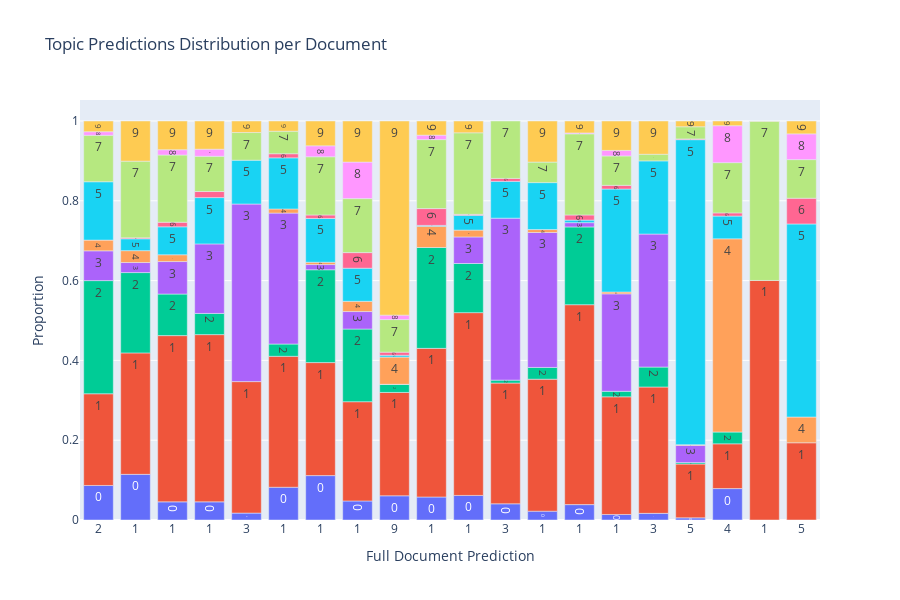

The notebook cell saved with this chart:
### Code cell
import plotly.express as px

fig = px.bar(
    df_merged,
    x='document_id',
    y='Proportion',
    color='Topic Prediction',
    text='Topic Prediction',
    title='Topic Predictions Distribution per Document',
    height=600,
    category_orders={'Topic Prediction': topic_order},
)

fig.update_traces(textposition='inside')
fig.update_layout(
    showlegend=False,
    xaxis_title="Full Document Prediction"
)

doc_ids = df_merged['document_id'].unique()
doc_preds = df_merged.drop_duplicates(subset='document_id')['Document Topic Prediction'].values
custom_tick_labels = [f"{pred}" for pred in doc_preds]

fig.update_xaxes(
    tickmode='array',
    tickvals=doc_ids,
    ticktext=custom_tick_labels,
)


fig.show()

### Figure 1 — Plotly figure (JSON) as saved in the notebook; plotly's stock layout.template omitted (floating-point values rounded to 4 significant figures)
{"data": [{"alignmentgroup": "True", "hovertemplate": "Topic Prediction=%{text}<br>document_id=%{x}<br>Proportion=%{y}<extra></extra>", "legendgroup": "0", "marker": {"color": "#636efa", "pattern": {"shape": ""}}, "name": "0", "offsetgroup": "0", "orientation": "v", "showlegend": true, "text": ["0", "0", "0", "0", "0", "0", "0", "0", "0", "0", "0", "0", "0", "0", "0", "0", "0", "0"], "textposition": "inside", "type": "bar", "x": ["0009700110", "0013600101", "0081300106", "0081300108", "0089000603", "0345601400", "0370900702", "0439700100", "0489400101", "0531700902", "0660101902", "0747100900", "0747901100", "0865100502", "1332301200", "1395501300", "1604401400", "1604700300"], "xaxis": "x", "y": [0.08657, 0.1144, 0.04545, 0.04545, 0.01734, 0.08205, 0.1113, 0.04766, 0.06068, 0.05765, 0.06158, 0.04059, 0.02206, 0.03854, 0.01382, 0.01667, 0.005396, 0.07874], "yaxis": "y"}, {"alignmentgroup": "True", "hovertemplate": "Topic Prediction=%{text}<br>document_id=%{x}<br>Proportion=%{y}<extra></extra>", "legendgroup": "1", "marker": {"color": "#EF553B", "pattern": {"shape": ""}}, "name": "1", "offsetgroup": "1", "orientation": "v", "showlegend": true, "text": ["1", "1", "1", "1", "1", "1", "1", "1", "1", "1", "1", "1", "1", "1", "1", "1", "1", "1", "1", "1"], "textposition": "inside", "type": "bar", "x": ["0009700110", "0013600101", "0081300106", "0081300108", "0089000603", "0227200600", "0345601400", "0370900702", "0439700100", "0489400101", "0531700902", "0660101902", "0747100900", "0747901100", "0865100502", "1332301200", "1395501300", "1604401400", "1604700300", "1678300300"], "xaxis": "x", "y": [0.2299, 0.3043, 0.4167, 0.4192, 0.3295, 0.6004, 0.3282, 0.2832, 0.2488, 0.259, 0.3725, 0.4581, 0.3026, 0.3309, 0.5011, 0.2949, 0.3167, 0.1349, 0.1122, 0.1935], "yaxis": "y"}, {"alignmentgroup": "True", "hovertemplate": "Topic Prediction=%{text}<br>document_id=%{x}<br>Proportion=%{y}<extra></extra>", "legendgroup": "2", "marker": {"color": "#00cc96", "pattern": {"shape": ""}}, "name": "2", "offsetgroup": "2", "orientation": "v", "showlegend": true, "text": ["2", "2", "2", "2", "2", "2", "2", "2", "2", "2", "2", "2", "2", "2", "2", "2", "2"], "textposition": "inside", "type": "bar", "x": ["0009700110", "0013600101", "0081300106", "0081300108", "0345601400", "0370900702", "0439700100", "0489400101", "0531700902", "0660101902", "0747100900", "0747901100", "0865100502", "1332301200", "1395501300", "1604401400", "1604700300"], "xaxis": "x", "y": [0.2836, 0.2014, 0.1042, 0.05303, 0.03077, 0.2327, 0.1821, 0.02028, 0.2528, 0.1232, 0.00738, 0.02941, 0.1949, 0.01382, 0.05, 0.003597, 0.02953], "yaxis": "y"}, {"alignmentgroup": "True", "hovertemplate": "Topic Prediction=%{text}<br>document_id=%{x}<br>Proportion=%{y}<extra></extra>", "legendgroup": "3", "marker": {"color": "#ab63fa", "pattern": {"shape": ""}}, "name": "3", "offsetgroup": "3", "orientation": "v", "showlegend": true, "text": ["3", "3", "3", "3", "3", "3", "3", "3", "3", "3", "3", "3", "3", "3", "3", "3"], "textposition": "inside", "type": "bar", "x": ["0009700110", "0013600101", "0081300106", "0081300108", "0089000603", "0345601400", "0370900702", "0439700100", "0489400101", "0660101902", "0747100900", "0747901100", "0865100502", "1332301200", "1395501300", "1604401400"], "xaxis": "x", "y": [0.07463, 0.02517, 0.08144, 0.1742, 0.4451, 0.3282, 0.01301, 0.04385, 0.0001502, 0.0665, 0.4059, 0.3382, 0.01071, 0.2442, 0.3333, 0.04317], "yaxis": "y"}, {"alignmentgroup": "True", "hovertemplate": "Topic Prediction=%{text}<br>document_id=%{x}<br>Proportion=%{y}<extra></extra>", "legendgroup": "4", "marker": {"color": "#FFA15A", "pattern": {"shape": ""}}, "name": "4", "offsetgroup": "4", "orientation": "v", "showlegend": true, "text": ["4", "4", "4", "4", "4", "4", "4", "4", "4", "4", "4", "4", "4", "4"], "textposition": "inside", "type": "bar", "x": ["0009700110", "0013600101", "0081300106", "0345601400", "0370900702", "0439700100", "0489400101", "0531700902", "0660101902", "0747901100", "1332301200", "1604401400", "1604700300", "1678300300"], "xaxis": "x", "y": [0.02687, 0.02975, 0.01705, 0.01026, 0.00578, 0.02574, 0.06819, 0.05322, 0.01724, 0.007353, 0.004608, 0.001799, 0.4843, 0.06452], "yaxis": "y"}, {"alignmentgroup": "True", "hovertemplate": "Topic Prediction=%{text}<br>document_id=%{x}<br>Proportion=%{y}<extra></extra>", "legendgroup": "5", "marker": {"color": "#19d3f3", "pattern": {"shape": ""}}, "name": "5", "offsetgroup": "5", "orientation": "v", "showlegend": true, "text": ["5", "5", "5", "5", "5", "5", "5", "5", "5", "5", "5", "5", "5", "5", "5", "5", "5", "5", "5"], "textposition": "inside", "type": "bar", "x": ["0009700110", "0013600101", "0081300106", "0081300108", "0089000603", "0345601400", "0370900702", "0439700100", "0489400101", "0531700902", "0660101902", "0747100900", "0747901100", "0865100502", "1332301200", "1395501300", "1604401400", "1604700300", "1678300300"], "xaxis": "x", "y": [0.1463, 0.02975, 0.07008, 0.1162, 0.1098, 0.1282, 0.1098, 0.08294, 0.004506, 0.002217, 0.03695, 0.09225, 0.1176, 0.006424, 0.2581, 0.1833, 0.7644, 0.05709, 0.4839], "yaxis": "y"}, {"alignmentgroup": "True", "hovertemplate": "Topic Prediction=%{text}<br>document_id=%{x}<br>Proportion=%{y}<extra></extra>", "legendgroup": "6", "marker": {"color": "#FF6692", "pattern": {"shape": ""}}, "name": "6", "offsetgroup": "6", "orientation": "v", "showlegend": true, "text": ["6", "6", "6", "6", "6", "6", "6", "6", "6", "6", "6", "6", "6", "6", "6"], "textposition": "inside", "type": "bar", "x": ["0013600101", "0081300106", "0081300108", "0345601400", "0370900702", "0439700100", "0489400101", "0531700902", "0660101902", "0747100900", "0865100502", "1332301200", "1604401400", "1604700300", "1678300300"], "xaxis": "x", "y": [0.002288, 0.01136, 0.01515, 0.01026, 0.008671, 0.03908, 0.00781, 0.04213, 0.002463, 0.00738, 0.01285, 0.009217, 0.001799, 0.007874, 0.06452], "yaxis": "y"}, {"alignmentgroup": "True", "hovertemplate": "Topic Prediction=%{text}<br>document_id=%{x}<br>Proportion=%{y}<extra></extra>", "legendgroup": "7", "marker": {"color": "#B6E880", "pattern": {"shape": ""}}, "name": "7", "offsetgroup": "7", "orientation": "v", "showlegend": true, "text": ["7", "7", "7", "7", "7", "7", "7", "7", "7", "7", "7", "7", "7", "7", "7", "7", "7", "7", "7", "7"], "textposition": "inside", "type": "bar", "x": ["0009700110", "0013600101", "0081300106", "0081300108", "0089000603", "0227200600", "0345601400", "0370900702", "0439700100", "0489400101", "0531700902", "0660101902", "0747100900", "0747901100", "0865100502", "1332301200", "1395501300", "1604401400", "1604700300", "1678300300"], "xaxis": "x", "y": [0.1164, 0.1922, 0.1686, 0.08838, 0.06936, 0.399, 0.05641, 0.146, 0.1354, 0.08171, 0.1729, 0.2044, 0.1439, 0.05147, 0.2034, 0.07373, 0.01667, 0.03058, 0.126, 0.09677], "yaxis": "y"}, {"alignmentgroup": "True", "hovertemplate": "Topic Prediction=%{text}<br>document_id=%{x}<br>Proportion=%{y}<extra></extra>", "legendgroup": "8", "marker": {"color": "#FF97FF", "pattern": {"shape": ""}}, "name": "8", "offsetgroup": "8", "orientation": "v", "showlegend": true, "text": ["8", "8", "8", "8", "8", "8", "8", "8", "8", "8", "8"], "textposition": "inside", "type": "bar", "x": ["0009700110", "0081300106", "0081300108", "0370900702", "0439700100", "0489400101", "0531700902", "0865100502", "1332301200", "1604700300", "1678300300"], "xaxis": "x", "y": [0.008955, 0.01326, 0.01768, 0.02746, 0.09152, 0.01111, 0.01109, 0.002141, 0.01382, 0.09252, 0.06452], "yaxis": "y"}, {"alignmentgroup": "True", "hovertemplate": "Topic Prediction=%{text}<br>document_id=%{x}<br>Proportion=%{y}<extra></extra>", "legendgroup": "9", "marker": {"color": "#FECB52", "pattern": {"shape": ""}}, "name": "9", "offsetgroup": "9", "orientation": "v", "showlegend": true, "text": ["9", "9", "9", "9", "9", "9", "9", "9", "9", "9", "9", "9", "9", "9", "9", "9", "9", "9", "9"], "textposition": "inside", "type": "bar", "x": ["0009700110", "0013600101", "0081300106", "0081300108", "0089000603", "0227200600", "0345601400", "0370900702", "0439700100", "0489400101", "0531700902", "0660101902", "0747901100", "0865100502", "1332301200", "1395501300", "1604401400", "1604700300", "1678300300"], "xaxis": "x", "y": [0.02687, 0.1007, 0.07197, 0.07071, 0.0289, 0.0006028, 0.02564, 0.06214, 0.103, 0.4866, 0.03548, 0.02956, 0.1029, 0.02998, 0.07373, 0.08333, 0.01439, 0.01181, 0.03226], "yaxis": "y"}], "layout": {"barmode": "relative", "height": 600, "legend": {"title": {"text": "Topic Prediction"}, "tracegroupgap": 0}, "showlegend": false, "title": {"text": "Topic Predictions Distribution per Document"}, "xaxis": {"anchor": "y", "domain": [0, 1], "tickmode": "array", "ticktext": ["2", "1", "1", "1", "3", "1", "1", "1", "1", "9", "1", "1", "3", "1", "1", "1", "3", "5", "4", "5"], "tickvals": ["0009700110", "0013600101", "0081300106", "0081300108", "0089000603", "0227200600", "0345601400", "0370900702", "0439700100", "0489400101", "0531700902", "0660101902", "0747100900", "0747901100", "0865100502", "1332301200", "1395501300", "1604401400", "1604700300", "1678300300"], "title": {"text": "Full Document Prediction"}}, "yaxis": {"anchor": "x", "domain": [0, 1], "title": {"text": "Proportion"}}}}
